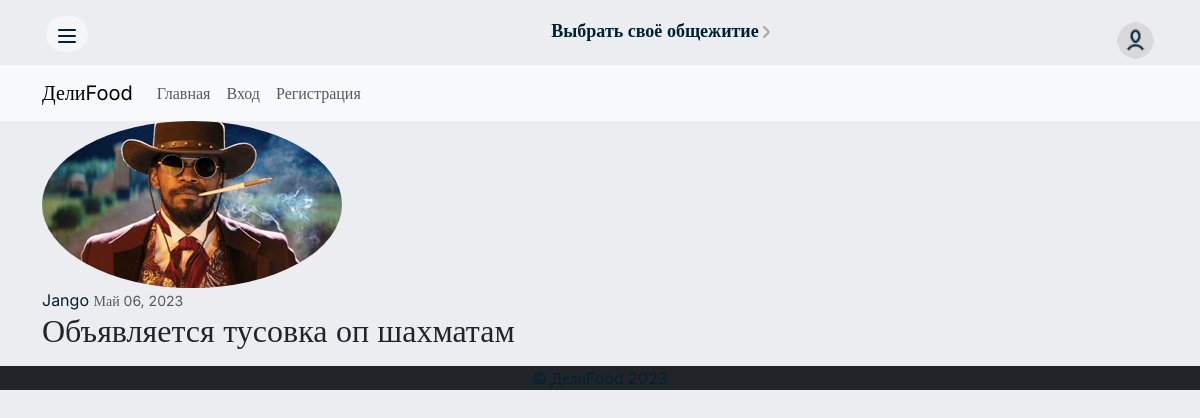
The app's page /post/2/ with its own data.
### main/models.py (models this page shows, shortened)
class Post(models.Model):
    date_posted = models.DateTimeField(default=timezone.now)
    author = models.ForeignKey(User, on_delete=models.CASCADE)
    title = models.CharField("Название ордера", max_length=120, help_text='Введите текст поста')
    price = models.FloatField("Стоимость всей еды", default=0)
    price_deliver = models.FloatField("Стоимость доставки", default=0)
    date_deliver = models.DateField("Дата ордера", default=timezone.now)
    time_deliver = models.TimeField("Время ордера", default='17:30:00')
    cnt_people = models.IntegerField("Количество людей", default=2, help_text='Минимум 2, включая вас')
    image = models.ImageField(
        'Картинка',
        upload_to='posts_pics/',
        blank=True,
        null=True
    )
    class Meta:
        ordering = ('-date_posted',)
        verbose_name = 'Пост'
        verbose_name_plural = 'Посты'

### users/models.py (models this page shows, shortened)
class Profile(models.Model):
    user = models.OneToOneField(User, on_delete=models.CASCADE)
    image = models.ImageField('Ваша фотография', default='profile_pics/default.jpg', upload_to='profile_pics/')
    address = models.CharField('Адрес общежития', blank=True, null=True, max_length=250)

### main/views.py (the view)
# urls.py: path('post/<int:pk>/', PostDetailView.as_view(), name='post-detail'),
class PostDetailView(DetailView):
    model = Post

### main/templates/main/post_detail.html (shortened to what this page needs)
{% extends 'main/layout.html' %}
{% load crispy_forms_tags %}
{% block content %}
  <article class="media content-section">
    <img class="rounded-circle article-img" src="{{ object.author.profile.image.url }}">
    <div class="media-body">
      <div class="article-metadata">
        <a class="mr-2" href="{% url 'user-posts' object.author.username %}">{{ object.author }}</a>
        <small class="text-muted">{{ object.date_posted|date:"F d, Y" }}</small>
      </div>
      <h2 class="article-title">{{ object.title }}</h2>
    </div>
  </article>
{% endblock content %}

### main/static/main/css/style_mainpage.css (style rules this page uses)
body { font-family: Inter; background-color: #ECEDF1; }
a { text-decoration: none; color: #002033; }

### main/static/main/css/style_login.css (style rules this page uses)
body { font-family: Inter; background-color: #ECEDF1; }
a { text-decoration: none; color: #002033; }

### main/static/main/css/style_myorder_run.css (style rules this page uses)
body { font-family: Inter; background-color: #ECEDF1; }
a { text-decoration: none; color: #002033; }

### main/static/main/css/style_register.css (style rules this page uses)
body { font-family: Inter; background-color: #ECEDF1; }

### records on screen
Post: author.profile.image (picture), author "Jango", date_posted "Май 06, 2023", title "Объявляется тусовка оп шахматам"
